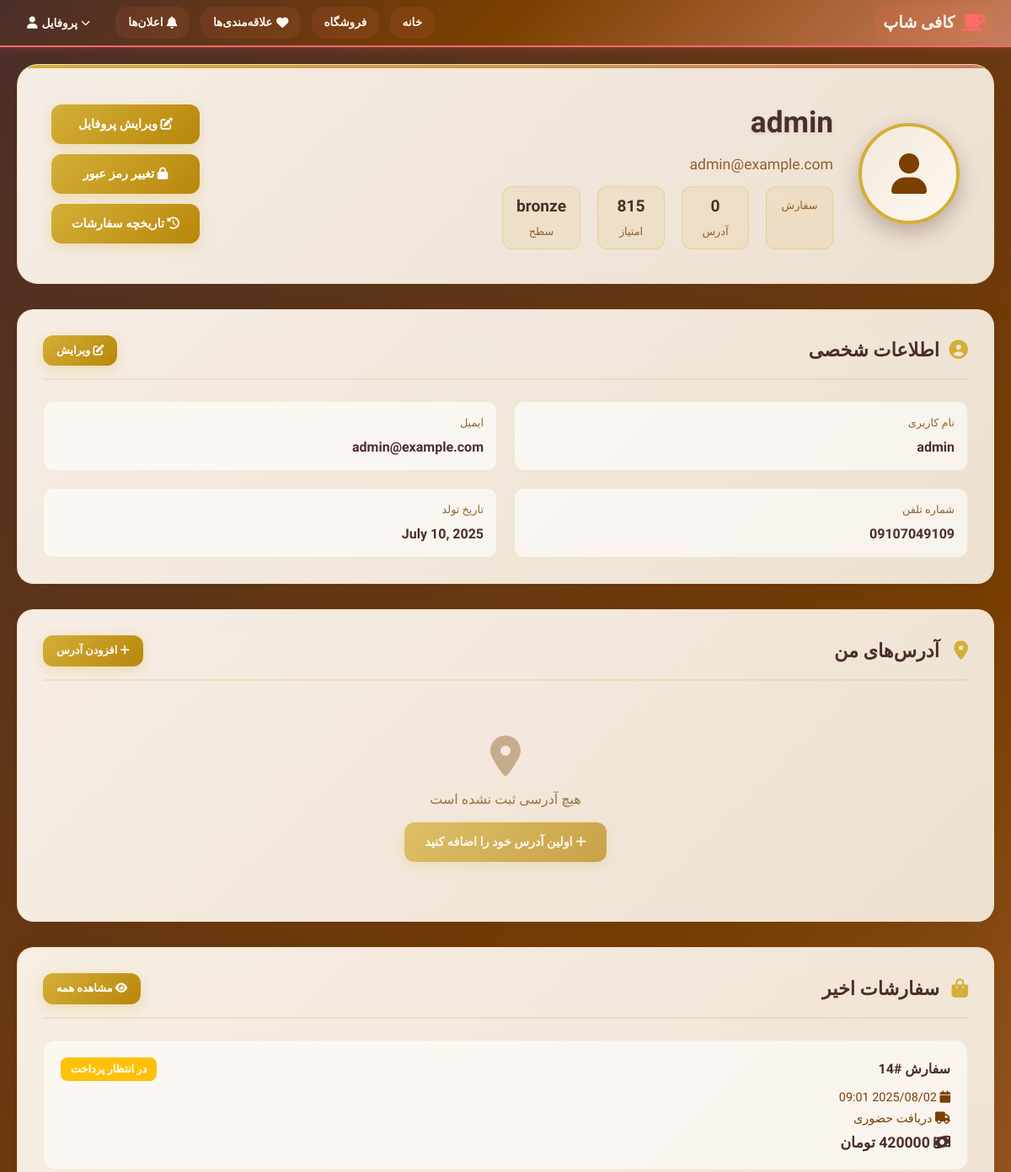
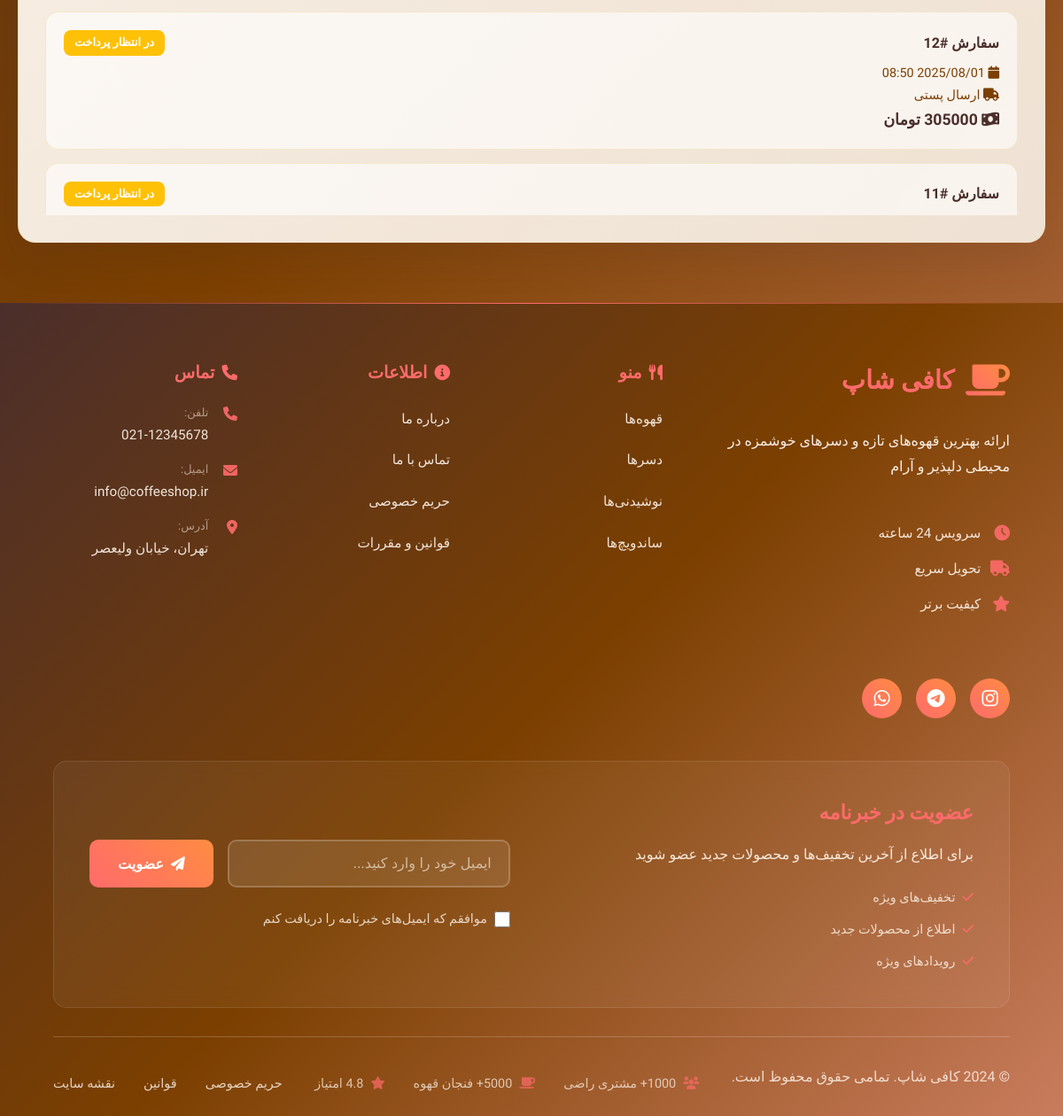
/shop/user-profile/ (signed in), run on the app's committed database (2 pictures, top to bottom).
### shop/models.py (models this page shows, shortened)
class LoyaltyProgram(models.Model):
    user = models.OneToOneField(User, on_delete=models.CASCADE, related_name='loyalty')
    points = models.IntegerField(default=0)
    tier = models.CharField(max_length=20, default='bronze')  # bronze, silver, gold, platinum
    total_spent = models.DecimalField(max_digits=12, decimal_places=2, default=0)
    points_earned = models.IntegerField(default=0)
    points_redeemed = models.IntegerField(default=0)
    created_at = models.DateTimeField(auto_now_add=True)
    updated_at = models.DateTimeField(auto_now=True)
    class Meta:
        ordering = ['-points']

class UserProfile(models.Model):
    user = models.OneToOneField(User, on_delete=models.CASCADE, related_name='profile')
    phone_number = models.CharField(max_length=15, blank=True, verbose_name='شماره تلفن')
    birth_date = models.DateField(null=True, blank=True, verbose_name='تاریخ تولد')
    avatar = models.ImageField(upload_to='avatars/', blank=True, null=True, verbose_name='عکس پروفایل')
    bio = models.TextField(max_length=500, blank=True, verbose_name='درباره من')
    city = models.CharField(max_length=100, blank=True, verbose_name='شهر')
    province = models.CharField(max_length=100, blank=True, verbose_name='استان')
    address = models.TextField(blank=True, verbose_name='آدرس')
    postal_code = models.CharField(max_length=10, blank=True, verbose_name='کد پستی')
    created_at = models.DateTimeField(auto_now_add=True)
    updated_at = models.DateTimeField(auto_now=True)
    class Meta:
        verbose_name = 'پروفایل کاربر'
        verbose_name_plural = 'پروفایل‌های کاربران'

class Order(models.Model):
    STATUS_CHOICES = [
        ('pending', 'در انتظار پرداخت'),
        ('paid', 'پرداخت شده'),
        ('processing', 'در حال پردازش'),
        ('shipped', 'ارسال شده'),
        ('delivered', 'تحویل داده شده'),
        ('cancelled', 'لغو شده'),
    ]
    DELIVERY_CHOICES = [
        ('pickup', 'دریافت حضوری'),
        ('post', 'ارسال پستی'),
    ]
    user = models.ForeignKey(settings.AUTH_USER_MODEL, on_delete=models.CASCADE)
    status = models.CharField(max_length=20, choices=STATUS_CHOICES, default='pending')
    delivery_method = models.CharField(max_length=20, choices=DELIVERY_CHOICES, default='pickup')
    delivery_fee = models.DecimalField(max_digits=10, decimal_places=2, default=0)
    subtotal = models.DecimalField(max_digits=10, decimal_places=2, default=0)
    total_amount = models.DecimalField(max_digits=10, decimal_places=2, default=0)
    created_at = models.DateTimeField(auto_now_add=True)
    updated_at = models.DateTimeField(auto_now=True)
    shipping_address = models.TextField(default='')
    postal_code = models.CharField(max_length=10, default='')
    phone_number = models.CharField(max_length=15, default='')
    notes = models.TextField(blank=True)

### shop/views.py (the view)
# urls.py: path('user-profile/', views.user_profile, name='user_profile'),
@login_required
def user_profile(request):
    try:
        profile, created = UserProfile.objects.get_or_create(user=request.user)
        if created:
            messages.info(request, 'پروفایل شما ایجاد شد. لطفاً اطلاعات خود را تکمیل کنید.')
        loyalty, _ = LoyaltyProgram.objects.get_or_create(user=request.user)
        recent_orders = Order.objects.filter(user=request.user).order_by('-created_at')[:5]
        total_orders = Order.objects.filter(user=request.user).count()
        total_spent = Order.objects.filter(
            user=request.user,
            status__in=['paid', 'processing', 'shipped', 'delivered']
        ).aggregate(total=Sum('total_amount'))['total'] or 0
        favorite_count = ProductFavorite.objects.filter(user=request.user).count()
        context = {
            'profile': profile,
            'loyalty': loyalty,
            'recent_orders': recent_orders,
            'total_orders': total_orders,
            'total_spent': total_spent,
            'favorite_count': favorite_count,
        }
        return render(request, 'shop/user_profile.html', context)
    except Exception as e:
        logger.error(f"Error in user_profile view: {str(e)}")
        messages.error(request, 'خطایی در نمایش پروفایل رخ داد.')
        return redirect('home')

### shop/recursion_prevention.py (called while the page is built, shortened)
    def process_response(self, request, response):
        if hasattr(self.local, 'request_stack') and self.local.request_stack:
            self.local.request_stack.pop()
            if not self.local.request_stack:
                self.local.start_time = time.time()
        return response

    def process_request(self, request):
        path = request.path
        if path == '/' and request.GET.get('loop_prevention'):
            return HttpResponse("Loop prevention activated", status=200)
        pass
        return None

### shop/templates/shop/user_profile.html (shortened to what this page needs)
{% extends 'shop/base.html' %}
{% load static %}
{% block content %}
<div class="profile-container">
    <div class="profile-header">
        <div class="profile-hero">
            <div class="avatar-section">
                <div class="avatar-container">
                    {% if user.profile.avatar %}
                        <img src="{{ user.profile.avatar.url }}" alt="پروفایل {{ user.get_full_name|default:user.username }}" class="avatar-image">
                    {% else %}
                        <div class="avatar-placeholder">
                            <i class="fas fa-user"></i>
                        </div>
                    {% endif %}
                </div>
            </div>
            <div class="user-info">
                <h1 class="user-name">{{ user.get_full_name|default:user.username }}</h1>
                <p class="user-email">{{ user.email }}</p>
                <div class="user-stats">
                    <div class="stat-item">
                        <span class="stat-label">سفارش</span>
                    </div>
                    <div class="stat-item">
                        <span class="stat-number">{{ user.addresses.count }}</span>
                        <span class="stat-label">آدرس</span>
                    </div>
                    <div class="stat-item">
                        <span class="stat-number">{{ user.loyalty.points|default:0 }}</span>
                        <span class="stat-label">امتیاز</span>
                    </div>
                    <div class="stat-item">
                        <span class="stat-number">{{ user.loyalty.tier|default:"برنز" }}</span>
                        <span class="stat-label">سطح</span>
                    </div>
                </div>
            </div>
            <div class="profile-actions">
                <a href="{% url 'edit_profile' %}" class="btn-profile">
                    <i class="fas fa-edit"></i> ویرایش پروفایل
                </a>
                <a href="{% url 'change_password' %}" class="btn-profile">
                    <i class="fas fa-lock"></i> تغییر رمز عبور
                </a>
                <a href="{% url 'order_history' %}" class="btn-profile">
                    <i class="fas fa-history"></i> تاریخچه سفارشات
                </a>
            </div>
        </div>
    </div>
    <div class="profile-content">
        <div class="profile-section" style="--delay: 0.9s">
            <div class="section-header">
                <h2 class="section-title">
                    <i class="fas fa-user-circle section-icon"></i>
                    اطلاعات شخصی
                </h2>
                <a href="{% url 'edit_profile' %}" class="btn-profile" style="padding: 8px 16px; font-size: 0.8rem;">
                    <i class="fas fa-edit"></i> ویرایش
                </a>
            </div>
            <div class="info-grid">
                <div class="info-item">
                    <div class="info-label">نام کاربری</div>
                    <div class="info-value">{{ user.username }}</div>
                </div>
                <div class="info-item">
                    <div class="info-label">ایمیل</div>
                    <div class="info-value">{{ user.email|default:"ثبت نشده" }}</div>
                </div>
                <div class="info-item">
                    <div class="info-label">شماره تلفن</div>
                    <div class="info-value">{{ user.profile.phone_number|default:"ثبت نشده" }}</div>
                </div>
                <div class="info-item">
                    <div class="info-label">تاریخ تولد</div>
                    <div class="info-value">{{ user.profile.birth_date|default:"ثبت نشده" }}</div>
                </div>
            </div>
        </div>
        <div class="profile-section" style="--delay: 1.1s">
            <div class="section-header">
                <h2 class="section-title">
                    <i class="fas fa-map-marker-alt section-icon"></i>
                    آدرس‌های من
                </h2>
                <a href="{% url 'add_address' %}" class="btn-profile" style="padding: 8px 16px; font-size: 0.8rem;">
                    <i class="fas fa-plus"></i> افزودن آدرس
                </a>
            </div>
            <div class="address-list">
                {% for address in user.addresses.all %}
                    <div class="address-item {% if address.is_default %}address-default{% endif %}">
                        <div class="address-title">
                            {{ address.title }}
                            {% if address.is_default %}
                                <span class="default-badge">پیش‌فرض</span>
                            {% endif %}
                        </div>
                        <div class="address-text">
                            {{ address.full_address }}<br>
                            {{ address.city }}، {{ address.state }}
                        </div>
                        <div class="address-actions">
                            <a href="{% url 'edit_address' address.id %}" class="btn-address btn-edit">
                                <i class="fas fa-edit"></i> ویرایش
                            </a>
                            {% if not address.is_default %}
                                <a href="{% url 'delete_address' address.id %}" class="btn-address btn-delete"
                                   onclick="return confirm('آیا از حذف این آدرس مطمئن هستید؟')">
                                    <i class="fas fa-trash"></i> حذف
                                </a>
                            {% endif %}
                        </div>
                    </div>
                {% empty %}
                    <div class="no-addresses">
                        <i class="fas fa-map-marker-alt" style="font-size: 3rem; opacity: 0.5; margin-bottom: 15px;"></i>
                        <p>هیچ آدرسی ثبت نشده است</p>
                        <a href="{% url 'add_address' %}" class="btn-profile" style="margin-top: 15px; display: inline-block;">
                            <i class="fas fa-plus"></i> اولین آدرس خود را اضافه کنید
                        </a>
                    </div>
                {% endfor %}
            </div>
        </div>
    </div>
    <div class="profile-section" style="--delay: 1.3s">
        <div class="section-header">
            <h2 class="section-title">
                <i class="fas fa-shopping-bag section-icon"></i>
                سفارشات اخیر
            </h2>
            <a href="{% url 'order_history' %}" class="btn-profile" style="padding: 8px 16px; font-size: 0.8rem;">
                <i class="fas fa-eye"></i> مشاهده همه
            </a>
        </div>
        <div class="orders-list">
            {% for order in recent_orders %}
                <a href="{% url 'order_detail' order.id %}" class="order-item" style="text-decoration: none; color: inherit;">
                    <div class="order-header">
                        <span class="order-id">سفارش #{{ order.id }}</span>
                        <span class="order-status status-{{ order.status }}">
                            {{ order.get_status_display }}
                        </span>
                    </div>
                    <div class="order-details">
                        <div style="margin-bottom: 5px;">
                            <i class="fas fa-calendar"></i> {{ order.created_at|date:"Y/m/d H:i" }}
                        </div>
                        <div style="margin-bottom: 5px;">
                            <i class="fas fa-truck"></i> {{ order.get_delivery_method_display }}
                        </div>
                        <div class="order-amount">
                            <i class="fas fa-money-bill-wave"></i> {{ order.total_amount|floatformat:0 }} تومان
                        </div>
                    </div>
                </a>
            {% endfor %}
        </div>
    </div>
</div>
{% endblock %}

### shop/static/shop/style.css (style rules this page uses)
* { margin: 0; padding: 0; box-sizing: border-box; }
html, body { margin: 0; padding: 0; height: 100%; }
body { background: linear-gradient(135deg, #4B2E2B 0%, #7B3F00 50%, #C97C5D 100%); background-attachment: fixed; background-size: 100% 100vh; color: #FFF8F0; font-family: 'Vazirmatn', 'Tahoma', 'Segoe UI', Arial, sans-serif; margin: 0; padding: 0; overflow-x: hidden; line-height: 1.6; min-height: 100vh; }
header, main, footer, section, div { margin: 0; padding: 0; }
* { z-index: auto !important; }

### shop/static/shop/style-enhancements.css (style rules this page uses)
:root { --primary-color: #8B4513; --secondary-color: #D2691E; --accent-color: #F4A460; --dark-brown: #4B2E2B; --light-cream: #FFF8F0; --shadow-light: rgba(0, 0, 0, 0.1); --shadow-medium: rgba(0, 0, 0, 0.2); --shadow-heavy: rgba(0, 0, 0, 0.3); --gradient-primary: linear-gradient(135deg, var(--dark-brown) 0%, var(--primary-color) 50%, var(--secondary-color) 100%); --border-radius: 12px; --transition: all 0.3s cubic-bezier(0.4, 0, 0.2, 1); }

### data on the page
Order: id "14", status "در انتظار پرداخت", created_at "2025/08/02 09:01", delivery_method "دریافت حضوری", total_amount "420000"
Order: id "12", status "در انتظار پرداخت", created_at "2025/08/01 08:50", delivery_method "ارسال پستی", total_amount "305000"
Order: id "11", status "در انتظار پرداخت"

### other printed values
{{ user.get_full_name|default:user.username }} "admin"
{{ user.email }} "admin@example.com"
{{ user.addresses.count }} "0"
{{ user.loyalty.points|default:0 }} "815"
{{ user.loyalty.tier|default:"برنز" }} "bronze"
{{ user.username }} "admin"
{{ user.email|default:"ثبت نشده" }} "admin@example.com"
{{ user.profile.phone_number|default:"ثبت نشده" }} "09107049109"
{{ user.profile.birth_date|default:"ثبت نشده" }} "July 10, 2025"
